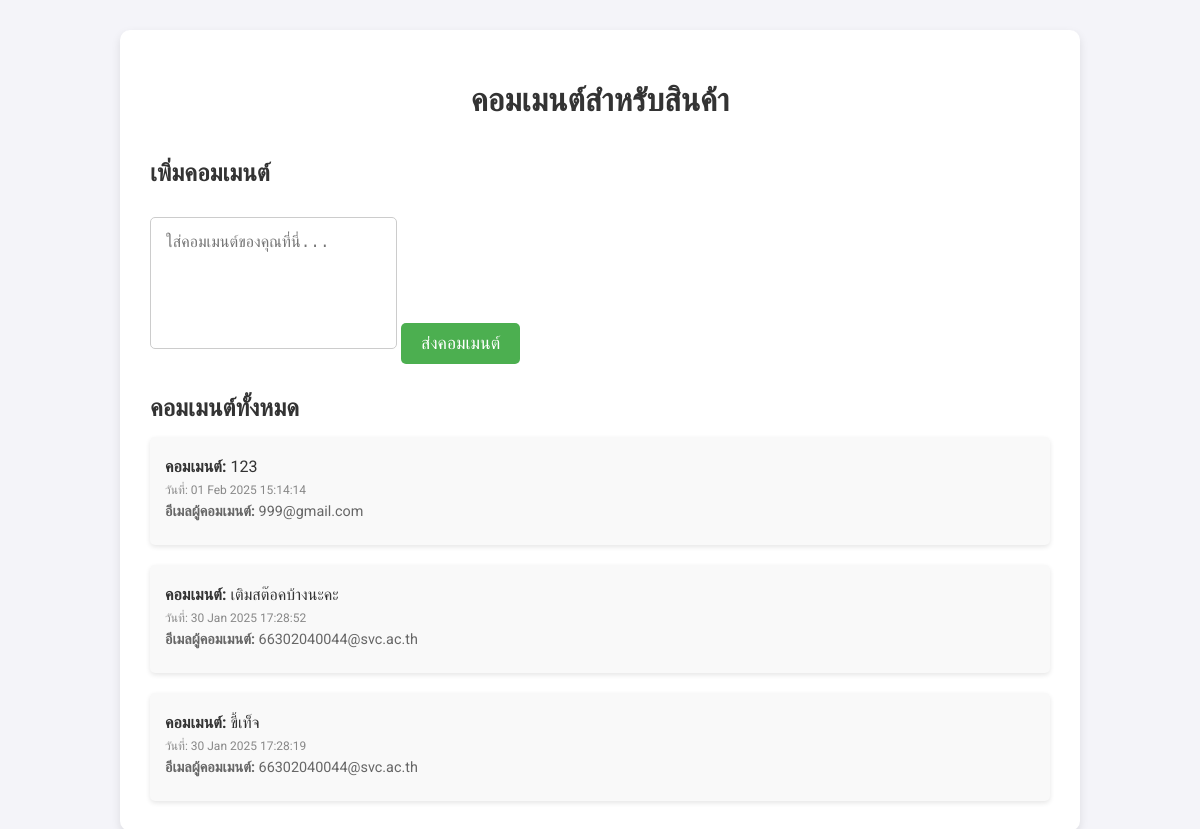
The app's page /comment.php?product_id=28 with its own data.
### tables this page shows
CREATE TABLE `comments` (
  `comment_id` int(11) NOT NULL,
  `product_id` int(11) NOT NULL,
  `user_name` varchar(255) NOT NULL,
  `comment_text` text NOT NULL,
  `created_at` timestamp NULL DEFAULT current_timestamp(),
  `email` varchar(255) NOT NULL
);

### comment.php (the view, shortened to what this page needs)
<?php
if (isset($_GET['product_id'])) {
    $product_id = $_GET['product_id'];
} else {
    echo "ไม่พบสินค้า!";
    exit();
}
$sql_comments = "SELECT * FROM comments WHERE product_id = '$product_id' ORDER BY created_at DESC";
$result_comments = mysqli_query($conn, $sql_comments);
?>
<!DOCTYPE html>
<html lang="th">
<head>
</head>
<body>
<div class="container">
    <h1>คอมเมนต์สำหรับสินค้า</h1>
    <div class="comment-form">
        <h2>เพิ่มคอมเมนต์</h2>
        <form method="POST" action="">
            <textarea name="comment_text" required placeholder="ใส่คอมเมนต์ของคุณที่นี่..."></textarea>
            <button type="submit">ส่งคอมเมนต์</button>
        </form>
    </div>
    <div class="comment-list">
        <h2>คอมเมนต์ทั้งหมด</h2>
        <?php if (mysqli_num_rows($result_comments) > 0): ?>
            <?php while ($row = mysqli_fetch_assoc($result_comments)): ?>
                <div class="comment-item">
                    <p><strong>คอมเมนต์:</strong> <?= $row['comment_text']; ?></p>
                    <p class="comment-time"><small>วันที่: <?= date('d M Y H:i:s', strtotime($row['created_at'])); ?></small></p>
                    <p class="email"><strong>อีเมลผู้คอมเมนต์:</strong> <?= $row['email']; ?></p>
                </div>
            <?php endwhile; ?>
        <?php else: ?>
            <p>ยังไม่มีคอมเมนต์สำหรับสินค้านี้.</p>
        <?php endif; ?>
    </div>
</div>
</body>
</html>

### comment.php (style rules this page uses)
body { font-family: 'Roboto', sans-serif; background-color: #f4f4f9; color: #333; margin: 0; padding: 0; }
.container { max-width: 900px; margin: 30px auto; background-color: #fff; padding: 30px; border-radius: 10px; box-shadow: 0 4px 10px rgba(0, 0, 0, 0.1); }
h1 { text-align: center; color: #333; font-size: 2rem; margin-bottom: 20px; }
h2 { color: #333; font-size: 1.5rem; margin-bottom: 15px; }
.comment-form { display: flex; flex-direction: column; gap: 15px; }
.comment-form textarea { padding: 15px; border: 1px solid #ccc; border-radius: 5px; resize: none; font-size: 1rem; min-height: 100px; }
.comment-form button { padding: 10px 20px; background-color: #4CAF50; color: white; border: none; border-radius: 5px; cursor: pointer; font-size: 1.1rem; }
.comment-list { margin-top: 30px; }
.comment-item { padding: 15px; background-color: #f9f9f9; border-radius: 5px; margin-bottom: 20px; box-shadow: 0 2px 5px rgba(0, 0, 0, 0.1); }
.comment-item p { margin: 5px 0; }
.comment-item .comment-time { font-size: 0.9rem; color: #888; }
.comment-item:last-child { margin-bottom: 0; }
.email { font-size: 0.9rem; color: #666; margin-top: 5px; }

### records on screen
comments: comment_text "123", created_at "01 Feb 2025 15:14:14", email "999@gmail.com"
comments: comment_text "เติมสต๊อคบ้างนะคะ", created_at "30 Jan 2025 17:28:52", email "66302040044@svc.ac.th"
comments: comment_text "ขี้เท็จ", created_at "30 Jan 2025 17:28:19", email "66302040044@svc.ac.th"
